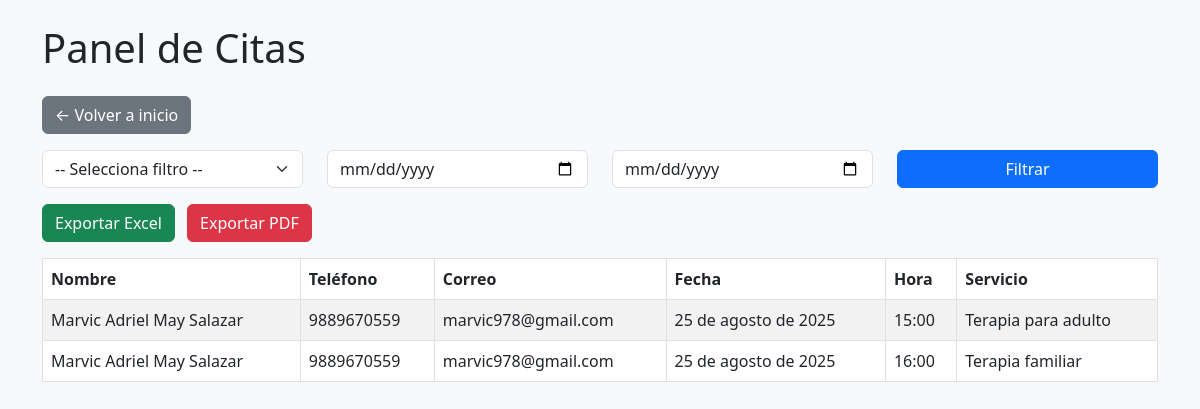
Page /admin-citas/ on the committed database.
### citas/models.py (models this page shows, shortened)
class Cita(models.Model):
    EDAD_OPCIONES = [
        ('mayor', 'Mayor de edad'),
        ('menor', 'Menor de edad'),
    ]
    nombre = models.CharField(max_length=100)
    telefono = models.CharField(max_length=15, default='0000000000')
    correo = models.EmailField(max_length=100, blank=True, null=True)
    fecha = models.DateField()
    hora = models.TimeField()
    edad = models.CharField(max_length=10, choices=EDAD_OPCIONES, default='mayor')  # default corregido
    servicio = models.CharField(max_length=100, default='General')  # default corregido
    primera_vez = models.BooleanField(default=False)

### citas/views.py (the view)
# urls.py: path('admin-citas/', views.panel_admin, name='panel_admin'),
def panel_admin(request):
    citas = aplicar_filtros(request)
    return render(request, 'panel_admin.html', {'citas': citas, 'request': request})

### citas/views.py (called while the page is built)
def aplicar_filtros(request):
    citas = Cita.objects.all().order_by('fecha', 'hora')
    tipo = request.GET.get("tipo")
    f1 = request.GET.get("fecha_inicio")
    f2 = request.GET.get("fecha_fin")
    if tipo == "dia" and f1:
        citas = citas.filter(fecha=f1)
    elif tipo == "mes" and f1:
        citas = citas.filter(fecha__month=datetime.strptime(f1, "%Y-%m-%d").month)
    elif tipo == "anio" and f1:
        citas = citas.filter(fecha__year=datetime.strptime(f1, "%Y-%m-%d").year)
    elif tipo == "rango" and f1 and f2:
        citas = citas.filter(fecha__range=[f1, f2])
    return citas

### citas/templates/panel_admin.html (shortened to what this page needs)
<!DOCTYPE html>
<html lang="es">
<head>
    <link rel="stylesheet" href="https://cdn.jsdelivr.net/npm/bootstrap@5.3.0/dist/css/bootstrap.min.css">
</head>
<body class="bg-light p-4">
<div class="container">
    <h1 class="mb-4">Panel de Citas</h1>
    <a href="/" class="btn btn-secondary mb-3">← Volver a inicio</a>
    <form method="get" class="row mb-3">
        <div class="col-md-3">
            <select name="tipo" class="form-select">
                <option value="">-- Selecciona filtro --</option>
            </select>
        </div>
        <div class="col-md-3">
            <input type="date" name="fecha_inicio" value="{{ request.GET.fecha_inicio }}" class="form-control">
        </div>
        <div class="col-md-3">
            <input type="date" name="fecha_fin" value="{{ request.GET.fecha_fin }}" class="form-control">
        </div>
        <div class="col-md-3">
            <button class="btn btn-primary w-100">Filtrar</button>
        </div>
    </form>
    <a href="{% url 'exportar_excel' %}?tipo={{ request.GET.tipo }}&fecha_inicio={{ request.GET.fecha_inicio }}&fecha_fin={{ request.GET.fecha_fin }}" class="btn btn-success">Exportar Excel</a>
    <a href="{% url 'exportar_pdf' %}?tipo={{ request.GET.tipo }}&fecha_inicio={{ request.GET.fecha_inicio }}&fecha_fin={{ request.GET.fecha_fin }}" class="btn btn-danger ms-2">Exportar PDF</a>
    <table class="table table-bordered table-striped mt-3">
        <thead>
            <tr>
                <th>Nombre</th>
                <th>Teléfono</th>
                <th>Correo</th>
                <th>Fecha</th>
                <th>Hora</th>
                <th>Servicio</th>
            </tr>
        </thead>
        <tbody>
            {% for cita in citas %}
                <tr>
                    <td>{{ cita.nombre }}</td>
                    <td>{{ cita.telefono }}</td>
                    <td>{{ cita.correo }}</td>
                    <td>{{ cita.fecha }}</td>
                    <td>{{ cita.hora }}</td>
                    <td>{{ cita.servicio }}</td>
                </tr>
            {% empty %}
                <tr><td colspan="6">No hay citas registradas.</td></tr>
            {% endfor %}
        </tbody>
    </table>
</div>
</body>
</html>

### rows in the picture
Cita: nombre "Marvic Adriel May Salazar", telefono "9889670559", correo "marvic978@gmail.com", fecha "25 de agosto de 2025", hora "15:00", servicio "Terapia para adulto"
Cita: nombre "Marvic Adriel May Salazar", telefono "9889670559", correo "marvic978@gmail.com", fecha "25 de agosto de 2025", hora "16:00", servicio "Terapia familiar"
